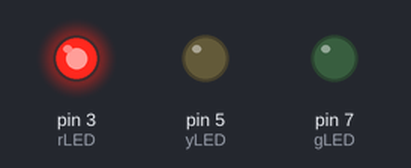
Bench run of a sketch on a simulated Arduino Uno, built with avr-gcc and run on an emulated ATmega328P. On the bench: output pins drawn as LEDs (lit = HIGH).

Above: at 0.5 s.
At 1.5 s:
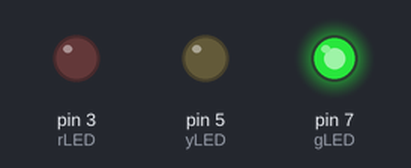
At 5.5 s:
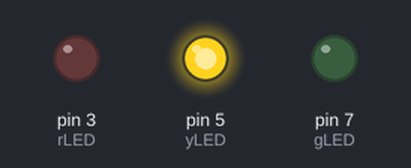
Timing chart, 0 to 6.9 s (numbered marks = the images above):
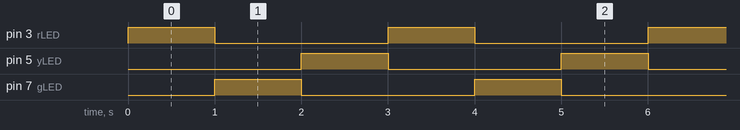

Measured:
- by itself, pin 3 (rLED), pin 5 (yLED), pin 7 (gLED): alternates HIGH for 1.0 s and LOW for 2.0 s
- by itself, everything shown: repeats every 3.0 s, in 4 steps

The sketch:

Sketch_3_copy_20250527020656.ino
```cpp
int gLED = 7;
int yLED = 5;
int rLED = 3;

void setup() {
  // So this just a comment hahaha we need a void setup and a void loop
  // in Void setup whatever code we put here will run once but in loop it will run in a loop
  pinMode(rLED, OUTPUT);
  pinMode(yLED, OUTPUT);
  pinMode(gLED, OUTPUT);
}

void loop() {
  // put your main code here, to run repeatedly:
  digitalWrite(rLED, HIGH);
  delay(1000);
  digitalWrite(rLED, LOW);

  digitalWrite(gLED, HIGH);
  delay(1000);
  digitalWrite(gLED, LOW);

  digitalWrite(yLED, HIGH);
  delay(1000);
  digitalWrite(yLED, LOW);
}
```
